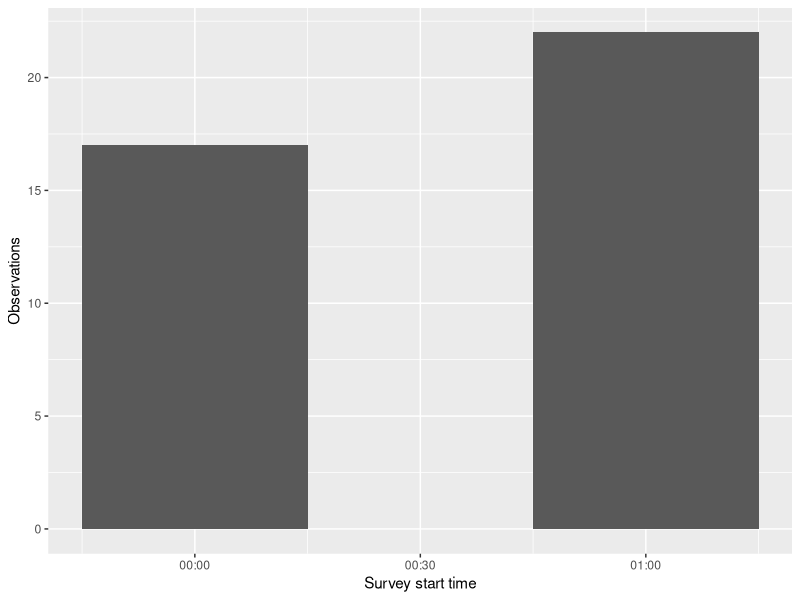

Write R code to recreate this figure.
#! /usr/bin/env Rscript

# Find the number of birds spotted per group

library(ggplot2)
library(plyr)

get_cv <- function(df) {
    # @returns coefficient of variation in %
    sd <- sd(df)
    avg <- mean(df)
    cat('s =', sd, 'and mean =', avg, fill=TRUE)
    sd/avg * 100
}

filter_5 <- function(df) {
    # @returns only observations of 5 species
    df[
        df$Bird.Species == 'Javan myna' |
        df$Bird.Species == 'Yellow-vented bulbul' |
        df$Bird.Species == 'Olive-backed sunbird' |
        df$Bird.Species == 'Rock pigeon' |
        df$Bird.Species == 'Black-naped oriole'
    , ]
}

df <- read.csv('data.csv')
df <- df[!is.na(df$Bird.Species), ]  # only confident IDs
df <- df[!is.na(df$Distance.Bin), ]  # no flybys or heard-not-seens
df <- filter_5(df)
old_df <- df
obs_count <- count(df$Time.Period)

# separate those with 3 digits, and those with 4
digits_3 <- obs_count[obs_count < 1000, ]
digits_3 <- digits_3[!is.na(digits_3$x), ]
digits_4 <- obs_count[obs_count > 999, ]
digits_4 <- digits_4[!is.na(digits_4$x), ]
# add a leading zero to digits_3's timeperiod (x) column
digits_3$x <- as.character(digits_3$x)
digits_3$x <- paste('0', digits_3$x, sep='')
# recombine the two into one dataframe
obs_count <- rbind(digits_3, digits_4)
obs_count$x <- as.POSIXct(obs_count$x, format='%H%M')
obs_count <- data.frame(obs_count)
names(obs_count) <- c('Time', 'Observations')

g <- ggplot(obs_count, aes(x=Time)) +
    geom_histogram(binwidth=1800) +
    labs(y='Observations', x='Survey start time')

ggsave('05-obs_per_timeperiod.png', width=6, height=2)
